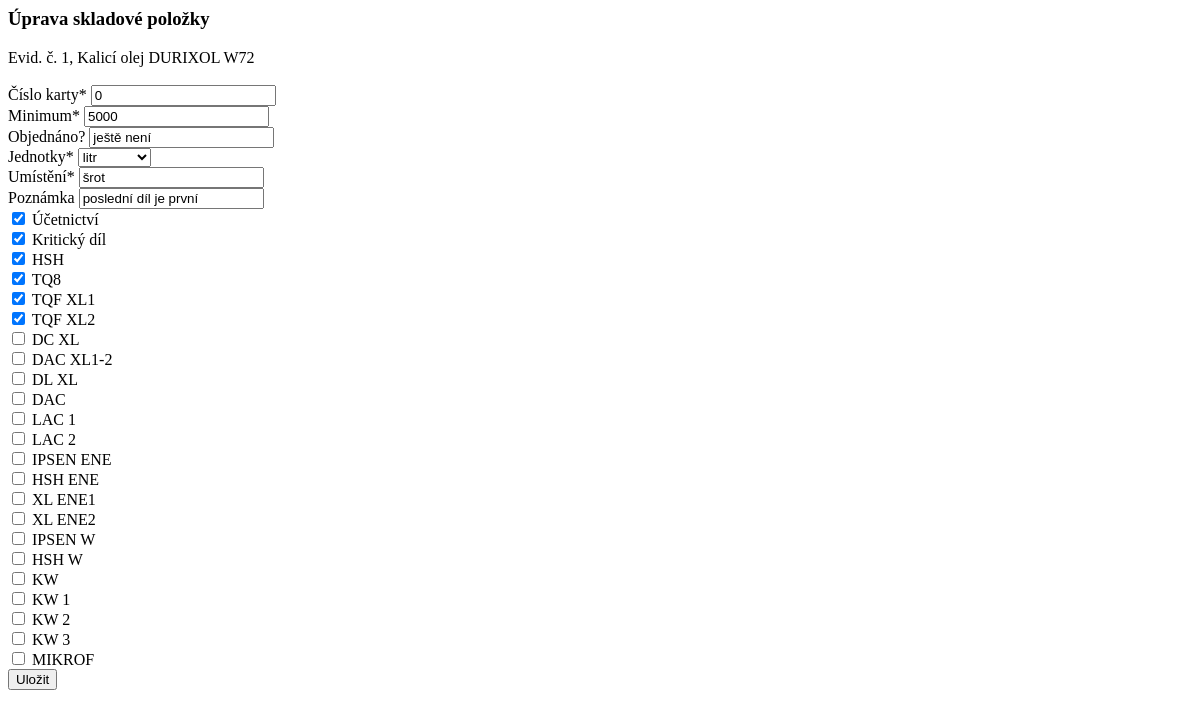
/sklad/1/update/ (signed in), run on an earlier commit of the app's database.
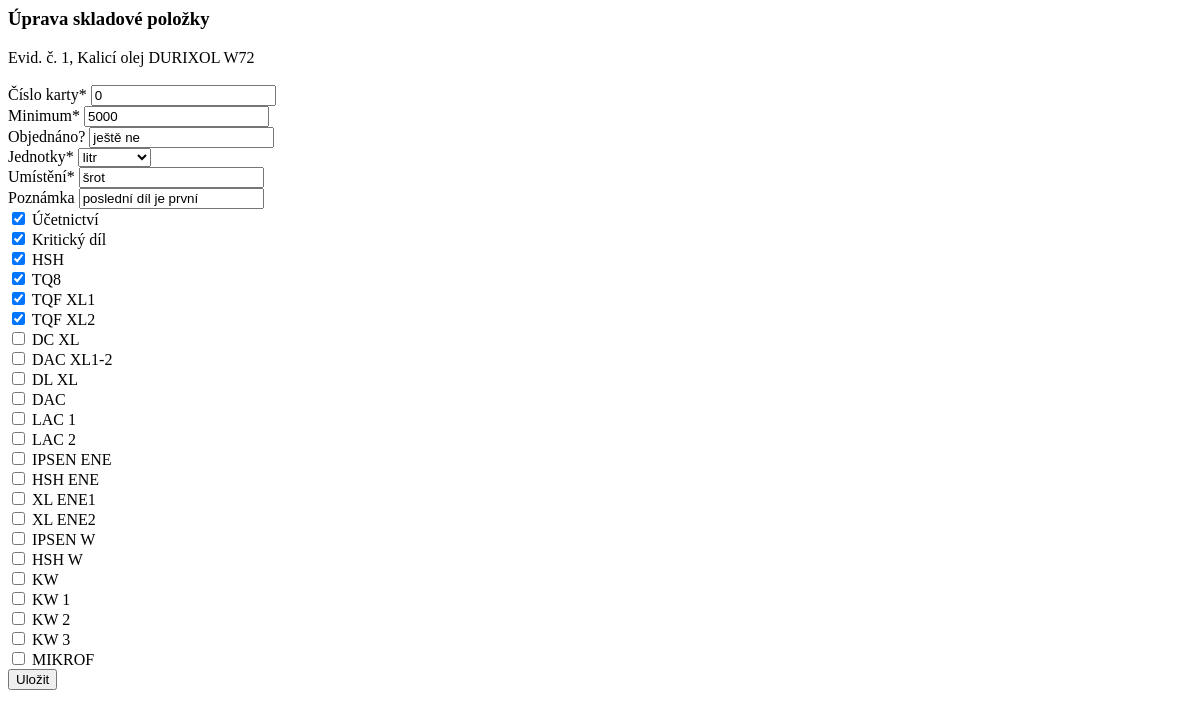
And on a later commit of the database.
### hpm_sklad/models.py (models this page shows, shortened)
class Sklad(models.Model):
    JEDNOTKY_CHOICES = [
        ('ks', 'kus'),
        ('kg', 'kilogram'),
        ('par', 'pár'),
        ('l', 'litr'),
        ('m', 'metr'),
        ('baleni', 'balení'),
    ]
    evidencni_cislo = models.AutoField(primary_key=True, verbose_name="Evidenční číslo")
    interne_cislo = models.IntegerField(null=True, verbose_name="Číslo karty")
    objednano = models.CharField(max_length=100, null=True, blank=True, verbose_name="Objednáno?")
    nazev_dilu = models.CharField(max_length=100, verbose_name="Název dílu")
    min_mnozstvi_ks = models.PositiveIntegerField(default=0, verbose_name="Minimum")
    mnozstvi_ks_m_l = models.IntegerField(default=0, validators=[MinValueValidator(0)], verbose_name="Množství")
    jednotky = models.CharField(max_length=10, choices=JEDNOTKY_CHOICES, default='ks', verbose_name="Jednotky")
    umisteni = models.CharField(max_length=25, verbose_name="Umístění")
    dodavatel = models.CharField(max_length=70, null=True, blank=True, verbose_name="Dodavatel")
    datum_nakupu = models.DateField(null=True, blank=True, verbose_name="Datum nákupu")
    cislo_objednavky = models.CharField(max_length=20, null=True, blank=True, verbose_name="Číslo objednávky")
    jednotkova_cena_eur = models.FloatField(default=0.0, validators=[MinValueValidator(0.0)], verbose_name="EUR/jednotka")
    celkova_cena_eur = models.FloatField(default=0.0, validators=[MinValueValidator(0.0)], verbose_name="Celkem EUR")
    poznamka = models.CharField(null=True, blank=True, max_length=200, verbose_name="Poznámka")
    ucetnictvi = models.BooleanField(default=True, verbose_name="Účetnictví")
    kriticky_dil = models.BooleanField(default=False, verbose_name="Kritický díl")
    hsh = models.BooleanField(default=False, verbose_name="HSH")
    tq8 = models.BooleanField(default=False, verbose_name="TQ8")
    tqf_xl1 = models.BooleanField(default=False, verbose_name="TQF XL1")
    tqf_xl2 = models.BooleanField(default=False, verbose_name="TQF XL2")
    dc_xl = models.BooleanField(default=False, verbose_name="DC XL")
    dac_xl1_2 = models.BooleanField(default=False, verbose_name="DAC XL1-2")
    dl_xl = models.BooleanField(default=False, verbose_name="DL XL")
    dac = models.BooleanField(default=False, verbose_name="DAC")
    lac_1 = models.BooleanField(default=False, verbose_name="LAC 1")
    lac_2 = models.BooleanField(default=False, verbose_name="LAC 2")
    ipsen_ene = models.BooleanField(default=False, verbose_name="IPSEN ENE")
    hsh_ene = models.BooleanField(default=False, verbose_name="HSH ENE")
    xl_ene1 = models.BooleanField(default=False, verbose_name="XL ENE1")
    xl_ene2 = models.BooleanField(default=False, verbose_name="XL ENE2")
    ipsen_w = models.BooleanField(default=False, verbose_name="IPSEN W")
    hsh_w = models.BooleanField(default=False, verbose_name="HSH W")
    kw = models.BooleanField(default=False, verbose_name="KW")
    kw1 = models.BooleanField(default=False, verbose_name="KW 1")
    kw2 = models.BooleanField(default=False, verbose_name="KW 2")
    kw3 = models.BooleanField(default=False, verbose_name="KW 3")
    mikrof = models.BooleanField(default=False, verbose_name="MIKROF")
    history = HistoricalRecords()
    def __str__(self):
        return "Evid. č. " + str(self.evidencni_cislo) + ", " + self.nazev_dilu

### hpm_sklad/views.py (the view)
# urls.py: path('sklad/<pk>/update/', views.SkladUpdateView.as_view(), name='update_sklad'),
class SkladUpdateView(LoginRequiredMixin, PermissionRequiredMixin, UpdateView):
    model = Sklad
    form_class = SkladUpdateForm
    template_name = 'hpm_sklad/update_sklad.html'
    permission_required = 'hpm_sklad.change_sklad'

### hpm_sklad/templates/hpm_sklad/update_sklad.html (shortened to what this page needs)
{% load static %}
{% load crispy_forms_tags %}
<h3>Úprava skladové položky</h3>
{{ object|truncatechars:40 }} <br><br>
<form method="post" action="{% url 'update_sklad' object.evidencni_cislo %}" onsubmit="submitForm(event, this)">
    {% crispy form %}
</form>

What changed in the data, as far as the page shows it:
changed Sklad "Evid. č. 1, Kalicí olej DURIXOL W72": objednano "ještě není" → "ještě ne"
